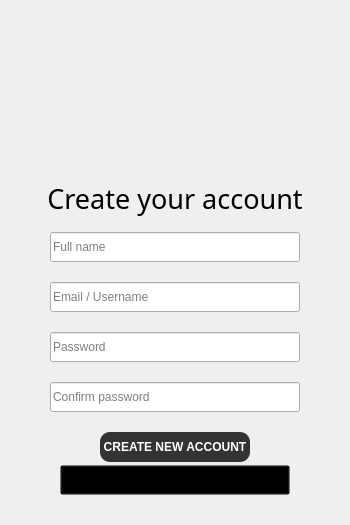
             <widget class="QWidget" name="right_signup_page">
              <layout class="QVBoxLayout" name="verticalLayout_13">
               <property name="sizeConstraint">
                <enum>QLayout::SetDefaultConstraint</enum>
               </property>
               <property name="leftMargin">
                <number>0</number>
               </property>
               <property name="topMargin">
                <number>0</number>
               </property>
               <property name="rightMargin">
                <number>0</number>
               </property>
               <property name="bottomMargin">
                <number>0</number>
               </property>
               <item alignment="Qt::AlignHCenter">
                <widget class="QFrame" name="frame_2">
                 <property name="frameShape">
                  <enum>QFrame::NoFrame</enum>
                 </property>
                 <property name="frameShadow">
                  <enum>QFrame::Plain</enum>
                 </property>
                 <property name="lineWidth">
                  <number>0</number>
                 </property>
                 <layout class="QVBoxLayout" name="verticalLayout_9">
                  <property name="spacing">
                   <number>0</number>
                  </property>
                  <property name="leftMargin">
                   <number>0</number>
                  </property>
                  <property name="topMargin">
                   <number>0</number>
                  </property>
                  <property name="rightMargin">
                   <number>0</number>
                  </property>
                  <property name="bottomMargin">
                   <number>0</number>
                  </property>
                  <item>
                   <spacer name="verticalSpacer_3">
                    <property name="orientation">
                     <enum>Qt::Vertical</enum>
                    </property>
                    <property name="sizeType">
                     <enum>QSizePolicy::Expanding</enum>
                    </property>
                    <property name="sizeHint" stdset="0">
                     <size>
                      <width>20</width>
                      <height>40</height>
                     </size>
                    </property>
                   </spacer>
                  </item>
                  <item alignment="Qt::AlignHCenter">
                   <widget class="QLabel" name="signup_photo_label">
                    <property name="minimumSize">
                     <size>
                      <width>160</width>
                      <height>100</height>
                     </size>
                    </property>
                    <property name="maximumSize">
                     <size>
                      <width>160</width>
                      <height>100</height>
                     </size>
                    </property>
                    <property name="styleSheet">
                     <string notr="true"/>
                    </property>
                    <property name="text">
                     <string/>
                    </property>
                    <property name="pixmap">
                     <pixmap resource="../Qss/icons/_icons.qrc">:/MealMatch/Icons/MealMatch/Logo_dark.png</pixmap>
                    </property>
                    <property name="scaledContents">
                     <bool>true</bool>
                    </property>
                    <property name="alignment">
                     <set>Qt::AlignCenter</set>
                    </property>
                   </widget>
                  </item>
                  <item>
                   <spacer name="verticalSpacer_4">
                    <property name="orientation">
                     <enum>Qt::Vertical</enum>
                    </property>
                    <property name="sizeType">
                     <enum>QSizePolicy::Preferred</enum>
                    </property>
                    <property name="sizeHint" stdset="0">
                     <size>
                      <width>20</width>
                      <height>40</height>
                     </size>
                    </property>
                   </spacer>
                  </item>
                  <item alignment="Qt::AlignHCenter">
                   <widget class="QLabel" name="label_31">
                    <property name="sizePolicy">
                     <sizepolicy hsizetype="Preferred" vsizetype="Preferred">
                      <horstretch>0</horstretch>
                      <verstretch>0</verstretch>
                     </sizepolicy>
                    </property>
                    <property name="maximumSize">
                     <size>
                      <width>16777215</width>
                      <height>50</height>
                     </size>
                    </property>
                    <property name="font">
                     <font>
                      <family>Rockwell</family>
                      <pointsize>20</pointsize>
                     </font>
                    </property>
                    <property name="text">
                     <string>Create your account</string>
                    </property>
                    <property name="scaledContents">
                     <bool>true</bool>
                    </property>
                    <property name="alignment">
                     <set>Qt::AlignCenter</set>
                    </property>
                   </widget>
                  </item>
                  <item>
                   <layout class="QVBoxLayout" name="verticalLayout_10">
                    <property name="leftMargin">
                     <number>50</number>
                    </property>
                    <property name="topMargin">
                     <number>0</number>
                    </property>
                    <property name="rightMargin">
                     <number>50</number>
                    </property>
                    <property name="bottomMargin">
                     <number>0</number>
                    </property>
                    <item>
                     <layout class="QVBoxLayout" name="verticalLayout_11">
                      <property name="spacing">
                       <number>20</number>
                      </property>
                      <property name="sizeConstraint">
                       <enum>QLayout::SetMinimumSize</enum>
                      </property>
                      <property name="topMargin">
                       <number>15</number>
                      </property>
                      <property name="rightMargin">
                       <number>0</number>
                      </property>
                      <property name="bottomMargin">
                       <number>15</number>
                      </property>
                      <item>
                       <widget class="QWidget" name="widget_5" native="true">
                        <property name="minimumSize">
                         <size>
                          <width>250</width>
                          <height>30</height>
                         </size>
                        </property>
                        <widget class="QLineEdit" name="signup_fullname_lineEdit">
                         <property name="geometry">
                          <rect>
                           <x>0</x>
                           <y>0</y>
                           <width>250</width>
                           <height>30</height>
                          </rect>
                         </property>
                         <property name="sizePolicy">
                          <sizepolicy hsizetype="Preferred" vsizetype="Preferred">
                           <horstretch>0</horstretch>
                           <verstretch>0</verstretch>
                          </sizepolicy>
                         </property>
                         <property name="minimumSize">
                          <size>
                           <width>250</width>
                           <height>30</height>
                          </size>
                         </property>
                         <property name="maximumSize">
                          <size>
                           <width>250</width>
                           <height>25</height>
                          </size>
                         </property>
                         <property name="styleSheet">
                          <string notr="true"/>
                         </property>
                         <property name="text">
                          <string/>
                         </property>
                         <property name="placeholderText">
                          <string>Full name</string>
                         </property>
                        </widget>
                        <widget class="QLabel" name="label_2">
                         <property name="geometry">
                          <rect>
                           <x>10</x>
                           <y>7</y>
                           <width>16</width>
                           <height>16</height>
                          </rect>
                         </property>
                         <property name="text">
                          <string/>
                         </property>
                         <property name="pixmap">
                          <pixmap resource="../Qss/icons/_icons.qrc">:/font_awesome_solid/icons/font_awesome/solid/user.png</pixmap>
                         </property>
                         <property name="scaledContents">
                          <bool>true</bool>
                         </property>
                        </widget>
                       </widget>
                      </item>
                      <item>
                       <widget class="QWidget" name="widget_6" native="true">
                        <property name="minimumSize">
                         <size>
                          <width>250</width>
                          <height>30</height>
                         </size>
                        </property>
                        <widget class="QLineEdit" name="signup_username_lineEdit">
                         <property name="geometry">
                          <rect>
                           <x>0</x>
                           <y>0</y>
                           <width>250</width>
                           <height>30</height>
                          </rect>
                         </property>
                         <property name="sizePolicy">
                          <sizepolicy hsizetype="Preferred" vsizetype="Preferred">
                           <horstretch>0</horstretch>
                           <verstretch>0</verstretch>
                          </sizepolicy>
                         </property>
                         <property name="minimumSize">
                          <size>
                           <width>250</width>
                           <height>30</height>
                          </size>
                         </property>
                         <property name="maximumSize">
                          <size>
                           <width>250</width>
                           <height>25</height>
                          </size>
                         </property>
                         <property name="styleSheet">
                          <string notr="true"/>
                         </property>
                         <property name="text">
                          <string/>
                         </property>
                         <property name="placeholderText">
                          <string>Email / Username</string>
                         </property>
                        </widget>
                        <widget class="QLabel" name="label_5">
                         <property name="geometry">
                          <rect>
                           <x>10</x>
                           <y>7</y>
                           <width>16</width>
                           <height>16</height>
                          </rect>
                         </property>
                         <property name="text">
                          <string/>
                         </property>
                         <property name="pixmap">
                          <pixmap resource="../Qss/icons/_icons.qrc">:/font_awesome_solid/icons/font_awesome/solid/circle-user.png</pixmap>
                         </property>
                         <property name="scaledContents">
                          <bool>true</bool>
                         </property>
                        </widget>
                       </widget>
                      </item>
                      <item>
                       <widget class="QWidget" name="widget_7" native="true">
                        <property name="minimumSize">
                         <size>
                          <width>250</width>
                          <height>30</height>
                         </size>
                        </property>
                        <widget class="QLineEdit" name="signup_password_lineEdit">
                         <property name="geometry">
                          <rect>
                           <x>0</x>
                           <y>0</y>
                           <width>250</width>
                           <height>30</height>
                          </rect>
                         </property>
                         <property name="sizePolicy">
                          <sizepolicy hsizetype="Preferred" vsizetype="Preferred">
                           <horstretch>0</horstretch>
                           <verstretch>0</verstretch>
                          </sizepolicy>
                         </property>
                         <property name="minimumSize">
                          <size>
                           <width>250</width>
                           <height>30</height>
                          </size>
                         </property>
                         <property name="maximumSize">
                          <size>
                           <width>250</width>
                           <height>25</height>
                          </size>
                         </property>
                         <property name="styleSheet">
                          <string notr="true"/>
                         </property>
                         <property name="text">
                          <string/>
                         </property>
                         <property name="echoMode">
                          <enum>QLineEdit::PasswordEchoOnEdit</enum>
                         </property>
                         <property name="placeholderText">
                          <string>Password</string>
                         </property>
                        </widget>
                        <widget class="QLabel" name="label_7">
                         <property name="geometry">
                          <rect>
                           <x>10</x>
                           <y>7</y>
                           <width>16</width>
                           <height>16</height>
                          </rect>
                         </property>
                         <property name="text">
                          <string/>
                         </property>
                         <property name="pixmap">
                          <pixmap resource="../Qss/icons/_icons.qrc">:/font_awesome_solid/icons/font_awesome/solid/unlock-keyhole.png</pixmap>
                         </property>
                         <property name="scaledContents">
                          <bool>true</bool>
                         </property>
                        </widget>
                       </widget>
                      </item>
                      <item>
                       <widget class="QWidget" name="widget_8" native="true">
                        <property name="minimumSize">
                         <size>
                          <width>250</width>
                          <height>30</height>
                         </size>
                        </property>
                        <widget class="QLineEdit" name="signup_confirmpass_lineEdit">
                         <property name="geometry">
                          <rect>
                           <x>0</x>
                           <y>0</y>
                           <width>250</width>
                           <height>30</height>
                          </rect>
                         </property>
                         <property name="sizePolicy">
                          <sizepolicy hsizetype="Preferred" vsizetype="Preferred">
                           <horstretch>0</horstretch>
                           <verstretch>0</verstretch>
                          </sizepolicy>
                         </property>
                         <property name="minimumSize">
                          <size>
                           <width>250</width>
                           <height>30</height>
                          </size>
                         </property>
                         <property name="maximumSize">
                          <size>
                           <width>250</width>
                           <height>25</height>
                          </size>
                         </property>
                         <property name="styleSheet">
                          <string notr="true"/>
                         </property>
                         <property name="text">
                          <string/>
                         </property>
                         <property name="echoMode">
                          <enum>QLineEdit::PasswordEchoOnEdit</enum>
                         </property>
                         <property name="placeholderText">
                          <string>Confirm password</string>
                         </property>
                        </widget>
                        <widget class="QLabel" name="label_8">
                         <property name="geometry">
                          <rect>
                           <x>10</x>
                           <y>7</y>
                           <width>16</width>
                           <height>16</height>
                          </rect>
                         </property>
                         <property name="text">
                          <string/>
                         </property>
                         <property name="pixmap">
                          <pixmap resource="../Qss/icons/_icons.qrc">:/font_awesome_solid/icons/font_awesome/solid/check.png</pixmap>
                         </property>
                         <property name="scaledContents">
                          <bool>true</bool>
                         </property>
                        </widget>
                       </widget>
                      </item>
                     </layout>
                    </item>
                    <item>
                     <layout class="QVBoxLayout" name="verticalLayout_30">
                      <property name="spacing">
                       <number>3</number>
                      </property>
                      <property name="sizeConstraint">
                       <enum>QLayout::SetDefaultConstraint</enum>
                      </property>
                      <property name="topMargin">
                       <number>5</number>
                      </property>
                      <property name="bottomMargin">
                       <number>30</number>
                      </property>
                      <item alignment="Qt::AlignHCenter">
                       <widget class="QPushButton" name="signup_button">
                        <property name="minimumSize">
                         <size>
                          <width>150</width>
                          <height>30</height>
                         </size>
                        </property>
                        <property name="maximumSize">
                         <size>
                          <width>230</width>
                          <height>30</height>
                         </size>
                        </property>
                        <property name="font">
                         <font>
                          <family>Nirmala UI</family>
                          <weight>75</weight>
                          <bold>true</bold>
                         </font>
                        </property>
                        <property name="cursor">
                         <cursorShape>PointingHandCursor</cursorShape>
                        </property>
                        <property name="styleSheet">
                         <string notr="true">background-color:#333;color:white; border-radius:10</string>
                        </property>
                        <property name="text">
                         <string>CREATE NEW ACCOUNT</string>
                        </property>
                       </widget>
                      </item>
                      <item alignment="Qt::AlignHCenter">
                       <widget class="QPushButton" name="to_login_button">
                        <property name="minimumSize">
                         <size>
                          <width>230</width>
                          <height>30</height>
                         </size>
                        </property>
                        <property name="maximumSize">
                         <size>
                          <width>230</width>
                          <height>30</height>
                         </size>
                        </property>
                        <property name="font">
                         <font>
                          <family>Myanmar Text</family>
                          <pointsize>7</pointsize>
                          <weight>75</weight>
                          <bold>true</bold>
                         </font>
                        </property>
                        <property name="cursor">
                         <cursorShape>PointingHandCursor</cursorShape>
                        </property>
                        <property name="styleSheet">
                         <string notr="true">background:transparent</string>
                        </property>
                        <property name="text">
                         <string>Already have an account? LOG IN</string>
                        </property>
                       </widget>
                      </item>
                     </layout>
                    </item>
                   </layout>
                  </item>
                 </layout>
                </widget>
               </item>
              </layout>
             </widget>
